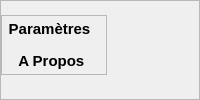
                  <widget class="QFrame" name="frame_59">
                   <property name="frameShape">
                    <enum>QFrame::StyledPanel</enum>
                   </property>
                   <property name="frameShadow">
                    <enum>QFrame::Raised</enum>
                   </property>
                   <layout class="QHBoxLayout" name="horizontalLayout_68">
                    <property name="leftMargin">
                     <number>0</number>
                    </property>
                    <property name="topMargin">
                     <number>0</number>
                    </property>
                    <property name="rightMargin">
                     <number>0</number>
                    </property>
                    <property name="bottomMargin">
                     <number>10</number>
                    </property>
                    <item alignment="Qt::AlignLeft">
                     <widget class="QFrame" name="frame_60">
                      <property name="sizePolicy">
                       <sizepolicy hsizetype="Fixed" vsizetype="Fixed">
                        <horstretch>0</horstretch>
                        <verstretch>0</verstretch>
                       </sizepolicy>
                      </property>
                      <property name="frameShape">
                       <enum>QFrame::StyledPanel</enum>
                      </property>
                      <property name="frameShadow">
                       <enum>QFrame::Raised</enum>
                      </property>
                      <layout class="QVBoxLayout" name="verticalLayout_37">
                       <property name="leftMargin">
                        <number>0</number>
                       </property>
                       <property name="topMargin">
                        <number>0</number>
                       </property>
                       <property name="bottomMargin">
                        <number>0</number>
                       </property>
                       <item>
                        <widget class="QPushButton" name="btn_settings">
                         <property name="font">
                          <font>
                           <pointsize>11</pointsize>
                           <weight>75</weight>
                           <bold>true</bold>
                          </font>
                         </property>
                         <property name="text">
                          <string>Paramètres</string>
                         </property>
                         <property name="icon">
                          <iconset>
                           <normaloff>../../../../../../.designer/assets/icons/settings.png</normaloff>../../../../../../.designer/assets/icons/settings.png</iconset>
                         </property>
                         <property name="iconSize">
                          <size>
                           <width>25</width>
                           <height>25</height>
                          </size>
                         </property>
                         <property name="flat">
                          <bool>true</bool>
                         </property>
                        </widget>
                       </item>
                       <item>
                        <widget class="QPushButton" name="btn_about">
                         <property name="font">
                          <font>
                           <pointsize>11</pointsize>
                           <weight>75</weight>
                           <bold>true</bold>
                          </font>
                         </property>
                         <property name="text">
                          <string>   A Propos  </string>
                         </property>
                         <property name="icon">
                          <iconset>
                           <normaloff>../../../../../../.designer/assets/icons/about.png</normaloff>../../../../../../.designer/assets/icons/about.png</iconset>
                         </property>
                         <property name="iconSize">
                          <size>
                           <width>25</width>
                           <height>25</height>
                          </size>
                         </property>
                         <property name="flat">
                          <bool>true</bool>
                         </property>
                        </widget>
                       </item>
                      </layout>
                     </widget>
                    </item>
                   </layout>
                  </widget>
